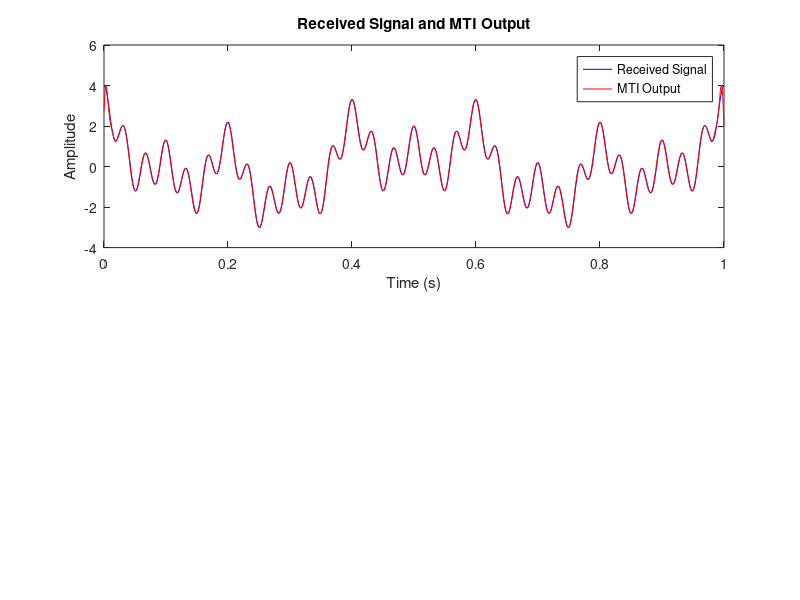

MATLAB code for this plot:
% 雷达杂波仿真参数
Fs = 1000; % 采样频率
T = 1/Fs; % 采样间隔
t = 0:T:1; % 1秒的时间
num_samples = length(t);

% 生成地杂波、鸟类、云雨杂波和飞机信号
ground_clutter = cos(2*pi*10*t); % 假设地杂波频率为10Hz
birds = cos(2*pi*5*t); % 假设鸟类频率为5Hz
rain_clouds = cos(2*pi*2*t); % 假设云雨杂波频率为2Hz
aircraft = cos(2*pi*30*t); % 假设飞机频率为30Hz

% 合成总体信号
received_signal = ground_clutter + birds + rain_clouds + aircraft;

% MTI滤波器设计
fcut = 0.2; % 截止频率占Nyquist频率的比例
N = 64; % 滤波器长度
h = fir1(N-1, fcut, 'low', kaiser(N, 5)); % 使用kaiser窗设计低通滤波器

% MTI处理
output_signal = conv(received_signal, h, 'same');

% 绘制滤波器频域响应
%freqz(h, 1, 1024, Fs);

% 显示结果
figure;
subplot(2, 1, 1);
plot(t, received_signal, 'b', t, output_signal, 'r');
title('Received Signal and MTI Output');
xlabel('Time (s)');
ylabel('Amplitude');
legend('Received Signal', 'MTI Output');

